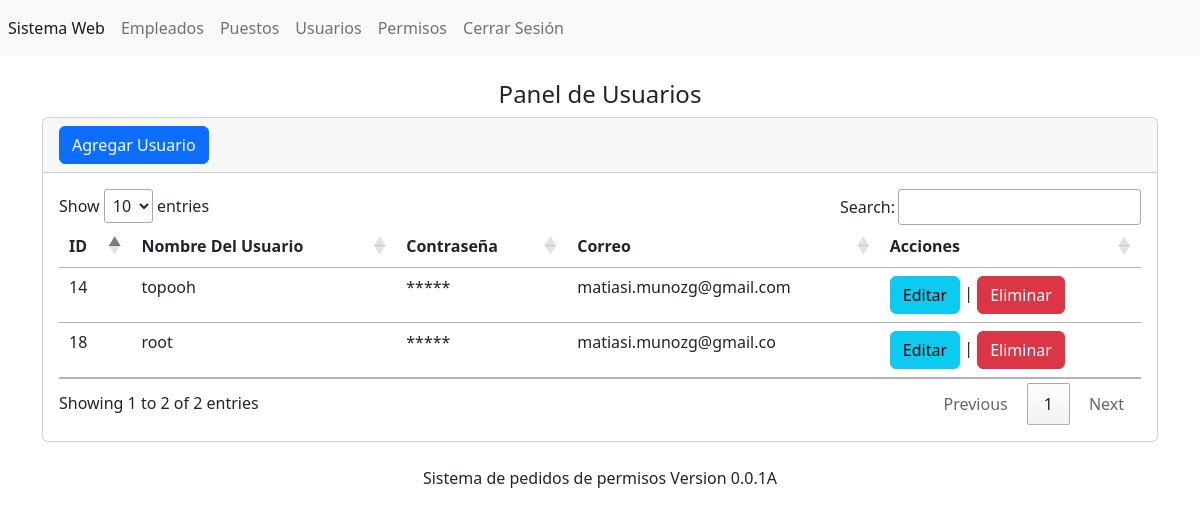
Before: /secciones/usuarios/index.php (signed in) with the older database file.
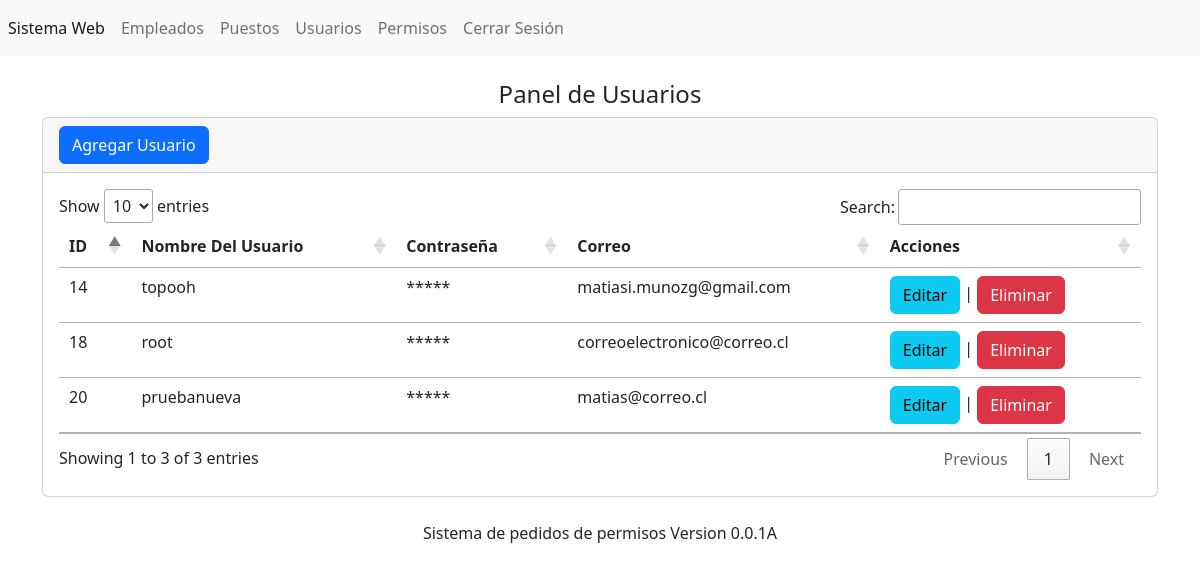
After: the same page with the newer database file.
### tables this page shows
CREATE TABLE `tbl_usuarios` (
  `id` int(11) NOT NULL,
  `usuario` varchar(255) NOT NULL,
  `password` varchar(255) NOT NULL,
  `correo` varchar(255) NOT NULL
);

### secciones/usuarios/index.php (the view, shortened to what this page needs)
<?php
include ("../../bd.php");
$sentencia=$conexion->prepare("select * from tbl_usuarios");
$sentencia->execute();
$lista_tbl_usuarios=$sentencia->fetchALL(PDO::FETCH_ASSOC);
?>
<?php include("../../templates/header.php"); ?>
<br>
<center><h4>Panel de Usuarios</h4></center>
<div class="card">
    <div class="card-header">
    <a name="" id="" class="btn btn-primary" href="crear.php" role="button">Agregar Usuario</a>    </div>
    <div class="card-body">
<div class="table-responsive-sm">
    <table class="table" id="tabla_id">
        <thead>
            <tr>
                <th scope="col">ID</th>
                <th scope="col">Nombre Del Usuario</th>
                <th scope="col">Contraseña</th>
                <th scope="col">Correo</th>
                <th scope="col">Acciones</th>
            </tr>
        </thead>
        <tbody>
            <?php foreach ($lista_tbl_usuarios as $registro) {?>
            <tr class="">
                <td scope="row"><?php echo $registro['id']; ?></td>
                <td><?php echo $registro['usuario']; ?></td>
                <td>*****</td>
                <td><?php echo $registro['correo']; ?></td>
                <td>
                <a class="btn btn-info" href="editar.php?txtID=<?php echo$registro['id'] ?>" role="button">Editar </a>
                <span>|
                <a class="btn btn-danger" href="javascript:borrar(<?php echo$registro['id'] ?>);" role="button">Eliminar </a>
                </td>
            </tr>
            <?php } ?>
        </tbody>
    </table>
</div>
    </div>
</div>
<?php include("../../templates/footer.php"); ?>

Changed rows visible on the page:
changed tbl_usuarios "root": correo "matiasi.munozg@gmail.co" → "correoelectronico@correo.cl"
added tbl_usuarios: id "20", usuario "pruebanueva", correo "matias@correo.cl"
Other visible differences:
text written by a page script: "Show entries Search: Showing 1 to 2 of 2 entries Previous 1 Next" → "Show entries Search: Showing 1 to 3 of 3 entries Previous 1 Next"
